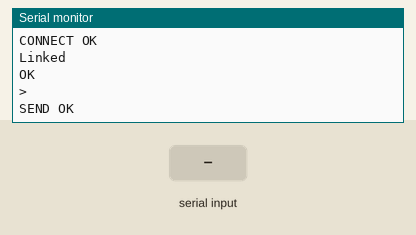
A sketch run on a simulated Arduino Uno, built with avr-gcc and run on an emulated ATmega328P. Shown: the last lines printed to the serial monitor. The inputs (shaded band) are chosen by the test bench. The modem accepts every AT command (registered, SIM ready, sends succeed) and sends nothing else.

Above: at 1.4 s.
1.5 s: "1\n" received over the second serial link
At 2.7 s:
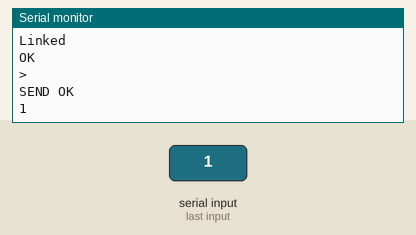
3.0 s: "0\n" received over the second serial link
At 3.8 s:
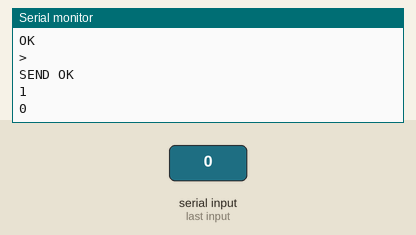

The sketch:

AV_GAMES_V1.ino
```cpp
#include <SoftwareSerial.h>
String respuestaWifi;
char caracterMonitor;
String recibidoMonitor;
int vueltas;
SoftwareSerial esp8266(10, 11);

void setup() {
  iniciarPantallaMonitor();
  iniciarComunicacionRxTxWifi();
  iniciarComandosAT();
  vueltas=0;
}

void loop() {
  if (esp8266.available()) {
    Serial.write(esp8266.read());
  }
  if (Serial.available()) {
    recibidoMonitor = Serial.readStringUntil('\n');
    //Serial.println(recibidoMonitor.length()); //esto muestra en el monitor
    enviarServer(recibidoMonitor);
  }

}


void iniciarPantallaMonitor(){
 Serial.begin(115200);
  while (!Serial) {
    ; // wait for serial port to connect. Needed for native USB port only
  }
  Serial.println("Monitor iniciado");
  }

void iniciarComunicacionRxTxWifi(){
  Serial.println("Estableciendo comunicacion con el Wifi");
  esp8266.begin(115200);
  while (!esp8266) {
    ; // wait for serial port to connect. Needed for native USB port only
  }
  Serial.println("Comunicacion con modulo wifi iniciado");
  }

void enviarServer(String mensaje){
  esp8266.write("AT+CIPSTART=\"TCP\",\"192.168.1.4\",2828\r\n");
  delay(50);

  String stringLength="AT+CIPSEND=";
  stringLength +=String(mensaje.length());
  stringLength +="\r\n";
  esp8266.print(stringLength);
  //esp8266.println(cad2);
  delay(50);
  esp8266.print(mensaje+"\r\n");
 }


void iniciarComandosAT(){
   esp8266.write("AT+CIPSTART=\"TCP\",\"192.168.1.4\",2828\r\n");
  delay(100);
  esp8266.write("AT+CIPSEND=18\r\n");
  delay(100);
  esp8266.write("hola desde arduino\r\n");
  }


void temp(){
    // set the data rate for the SoftwareSerial port
  esp8266.begin(115200);

  //esp8266.write("AT\r\n");
  //esp8266.write("AT+CIPSTATUS\r\n"); // aparentemen \r\n indica fin de linea

  esp8266.write("AT+CIPSTART=\"TCP\",\"192.168.1.4\",2828\r\n");
  delay(1000);
  esp8266.write("AT+CIPSEND=18\r\n");
  delay(1000);
  esp8266.write("hola desde arduino\r\n");
  }
```

Measured:
- after the input at 1.5 s, the serial monitor: prints a new line at once (image 1)
- after the input at 3.0 s, the serial monitor: prints a new line at once (image 2)
